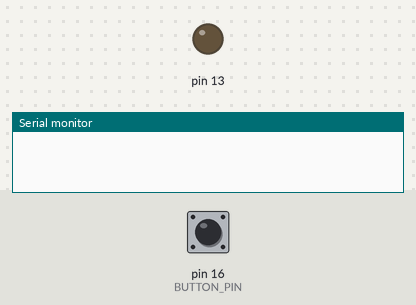
Recording of a sketch running on a simulated Arduino Mega 2560, built with avr-gcc and run on an emulated ATmega2560. Parts: output pins drawn as LEDs (lit = HIGH), the last lines printed to the serial monitor. Inputs (shaded band) come from the test bench; at power-on: pin 16 (BUTTON_PIN) HIGH.

Above: at 0.1 s.
At 3.2 s:
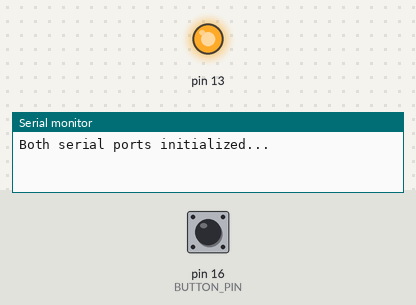
3.3 s: pin 16 (BUTTON_PIN) pulled LOW for 0.15 s
Timing chart, 0 to 6.3 s (numbered marks = the images above; inputs shaded):
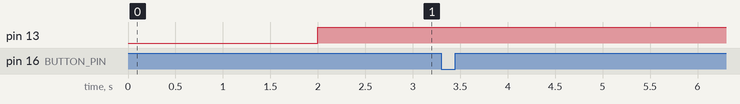

The sketch:

Just_Bartendro2_teensy.ino
```cpp
#include <Bounce2.h>


#define BUTTON_PIN 16
#define BUTTON_STRIP_GND_PIN 14


Bounce debouncer = Bounce();


// Instantiate a Bounce object
byte d=0xFF;

void setup() {

  // Setup the button with an internal pull-up :
  pinMode(BUTTON_PIN, INPUT_PULLUP);
  pinMode(BUTTON_STRIP_GND_PIN, OUTPUT);
  digitalWrite(BUTTON_STRIP_GND_PIN, LOW);
  pinMode(13,OUTPUT);


  // After setting up the button, setup the Bounce instance :
  debouncer.attach(BUTTON_PIN);
  debouncer.interval(20); // interval in ms


  delay(2000);
  Serial.begin(9600);
  Serial1.begin(9600);
  Serial.println("Both serial ports initialized...");

  //textmode...
  Serial1.write("!!!");
//  Serial1.println("?");
//  Serial1.write(d);
  Serial1.write(0x0D);


}


void loop() {

  // Update the Bounce instance :
  debouncer.update();
digitalWrite(13,HIGH);
  // Turn on or off the LED as determined by the state :
  if (  debouncer.fell() ) {
    Serial.println("Button Press detected");
    dispense(30);
    digitalWrite(13,LOW);
  }
}

void dispense(uint16_t ml) {
  //uint16_t ticks = int(ml*2.78F);
  //mySerial.print("Dispensing: ");
  //mySerial.print(ticks);
  //mySerial.println(" ticks");

  //header
  Serial1.write("tickdisp 11 135");
//  Serial1.println("tickdisp 83 66");// tickdisp <ticks> <speed>
  Serial1.write(0x0D);
  delay(500);
}


//From toher online guide
//byte d=0xFF;
//mySerial.println("!!!");
//mySerial.println("?");
//mySerial.write(d);
```
